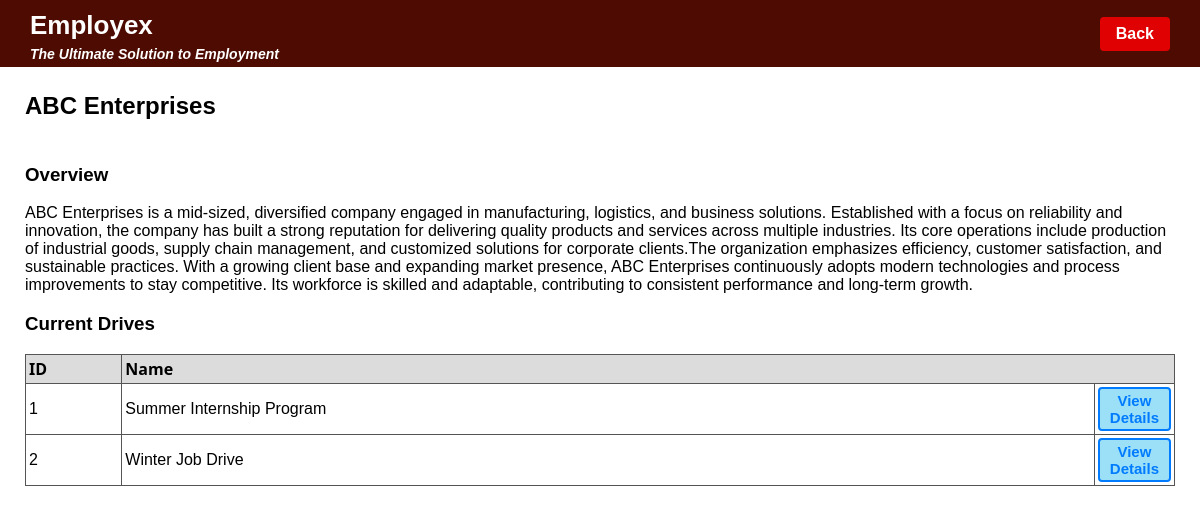
/student-view-company?id=1, run on the app's committed database.
### application/models.py (models this page shows)
class Company(db.Model):
    id = db.Column(db.Integer, primary_key=True, autoincrement=True)
    username = db.Column(db.String(100), unique=True, nullable=False)
    password = db.Column(db.String(100), nullable=False)
    name = db.Column(db.String(100), nullable=False)
    email = db.Column(db.String(100), nullable=False)
    address = db.Column(db.String(100))
    overview = db.Column(db.String(2000), nullable=False)
    status = db.Column(db.Integer, nullable=False) # approved, pending, blacklisted

class Drive(db.Model):
    id = db.Column(db.Integer, primary_key=True, autoincrement=True)
    comapny = db.Column(db.Integer, db.ForeignKey(Company.id), nullable=False)
    name = db.Column(db.String(100), nullable=False)
    job_title = db.Column(db.String(100), nullable=False)
    job_description = db.Column(db.String(100), nullable=True)
    salary = db.Column(db.Integer, nullable=False)
    location = db.Column(db.String(100))
    eligibility_criteria = db.Column(db.String(500), nullable=False)
    deadline = db.Column(db.Date, nullable=False)
    status = db.Column(db.String(100), nullable=False) # ongoing, completed, cancelled

### application/controllers.py (the view)
@app.route("/student-view-company")
def student_view_company():
    id = request.args.get('id')
    comp = Company.query.filter_by(id=id).first()
    drives = Drive.query.filter(Drive.comapny == id, Drive.deadline >= today, Drive.status == "ongoing").all()
    return render_template("student_view_company.html", comp=comp, drives=drives)

### templates/student_view_company.html (shortened to what this page needs)
<!DOCTYPE html>
<html lang="en">
<head>
    <link rel="stylesheet" href="/static/style.css">
</head>
<body>
    <div class="top-border">
        <div>
            <h1>Employex</h1>
            <h4>The Ultimate Solution to Employment</h4>
        </div>
        <div class="btn-group">
            <a href="/student-dashboard" class="btn" style="border: none; color: white; background-color: rgb(224, 2, 2);">Back</a>
        </div>
    </div>
    <div style="padding: 5px 25px; align-items: center; justify-content: space-between; display: flex;">
        <h2>{{ comp.name }}</h2>
    </div>
    <div style="padding: 0px 25px; align-items: left;">
        <h3>Overview</h3>
        <p>{{ comp.overview }}</p>
    </div>
    <div style="padding: 0px 25px; align-items: left;">
        <h3>Current Drives</h3>
    </div>
    <div id="table" style="padding: 0px 25px">
        <table class="table">
            <tr style="font-family: system-ui;">
                <th scope="col" style="width: 100px;">ID</th>
                <th scope="col" colspan="2" style="width: 1000px; text-align: left;">Name</th>
            </tr>
            {% if drives %}
                {% for drive in drives %}
                <tr>
                    <td>{{ drive.id }}</td>
                    <td style="width: 1100px;">{{ drive.name }}</td>
                    <td style="text-align: center;">
                        <a href="#view-drive-details" class="btn btn-blue">View Details</a>
                    </td>
                </tr>
                {% endfor %}
            {% else %}
                <tr>
                    <td colspan="5" style="text-align:center; font-style:italic;">
                        No ongoing drives found.
                    </td>
                </tr>
            {% endif %}
        </table>
    </div>
</body>
</html>

### static/style.css (style rules this page uses)
body { margin: 0; font-family: Arial, sans-serif; }
.btn-group { display: flex; gap: 10px; }
.btn { padding: 8px 16px; text-decoration: none; border: 2px solid; background-color: #af8523; color: black; font-size: 16px; font-weight: bold; cursor: pointer; border-radius: 4px; }
.btn-blue { color: #007bff; border-color: #007bff; background: rgb(155, 224, 247); font-size: 15px; padding: 3px 10px; display: inline-block; }
table { width: 100%; border-collapse: collapse; background: #fff; }
th { border: 1px solid #555; padding: 3px; background: #dcdcdc; text-align: left; }
td { border: 1px solid #555; padding: 3px; }
.top-border { background-color: #4d0b02; padding: 5px 30px; display: flex; align-items: center; justify-content: space-between; }
.top-border h1 { margin: 5px 0; font-size: 26px; font-weight: bold; color: #ffffff; }
.top-border h4 { margin: 0; font-size: 14px; font-style: italic; color: #ffffff; }

### data on the page
Company: name "ABC Enterprises", overview "ABC Enterprises is a mid-sized, diversified company engaged in manufacturing, logistics, and business solutions. Established with a focus on reliability and innovation, the company has built a strong reputation for delivering quality products and services across multiple industries. Its core operations include production of industrial goods, supply chain management, and customized solutions for corporate clients.The organization emphasizes efficiency, customer satisfaction, and sustainable practices. With a growing client base and expanding market presence, ABC Enterprises continuously adopts modern technologies and process improvements to stay competitive. Its workforce is skilled and…"
Drive: id "1", name "Summer Internship Program"
Drive: id "2", name "Winter Job Drive"
